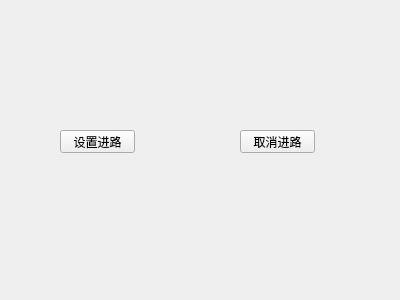
<?xml version="1.0" encoding="UTF-8"?>
<ui version="4.0">
 <class>InterLock</class>
 <widget class="QWidget" name="InterLock">
  <property name="geometry">
   <rect>
    <x>0</x>
    <y>0</y>
    <width>400</width>
    <height>300</height>
   </rect>
  </property>
  <property name="windowTitle">
   <string>InterLock</string>
  </property>
  <property name="windowIcon">
   <iconset>
    <normaloff>app.ico</normaloff>app.ico</iconset>
  </property>
  <widget class="QPushButton" name="pushButton">
   <property name="geometry">
    <rect>
     <x>60</x>
     <y>130</y>
     <width>75</width>
     <height>23</height>
    </rect>
   </property>
   <property name="text">
    <string>设置进路</string>
   </property>
  </widget>
  <widget class="QPushButton" name="pushButton_2">
   <property name="geometry">
    <rect>
     <x>240</x>
     <y>130</y>
     <width>75</width>
     <height>23</height>
    </rect>
   </property>
   <property name="text">
    <string>取消进路</string>
   </property>
  </widget>
 </widget>
 <layoutdefault spacing="6" margin="11"/>
 <resources/>
 <connections/>
</ui>
